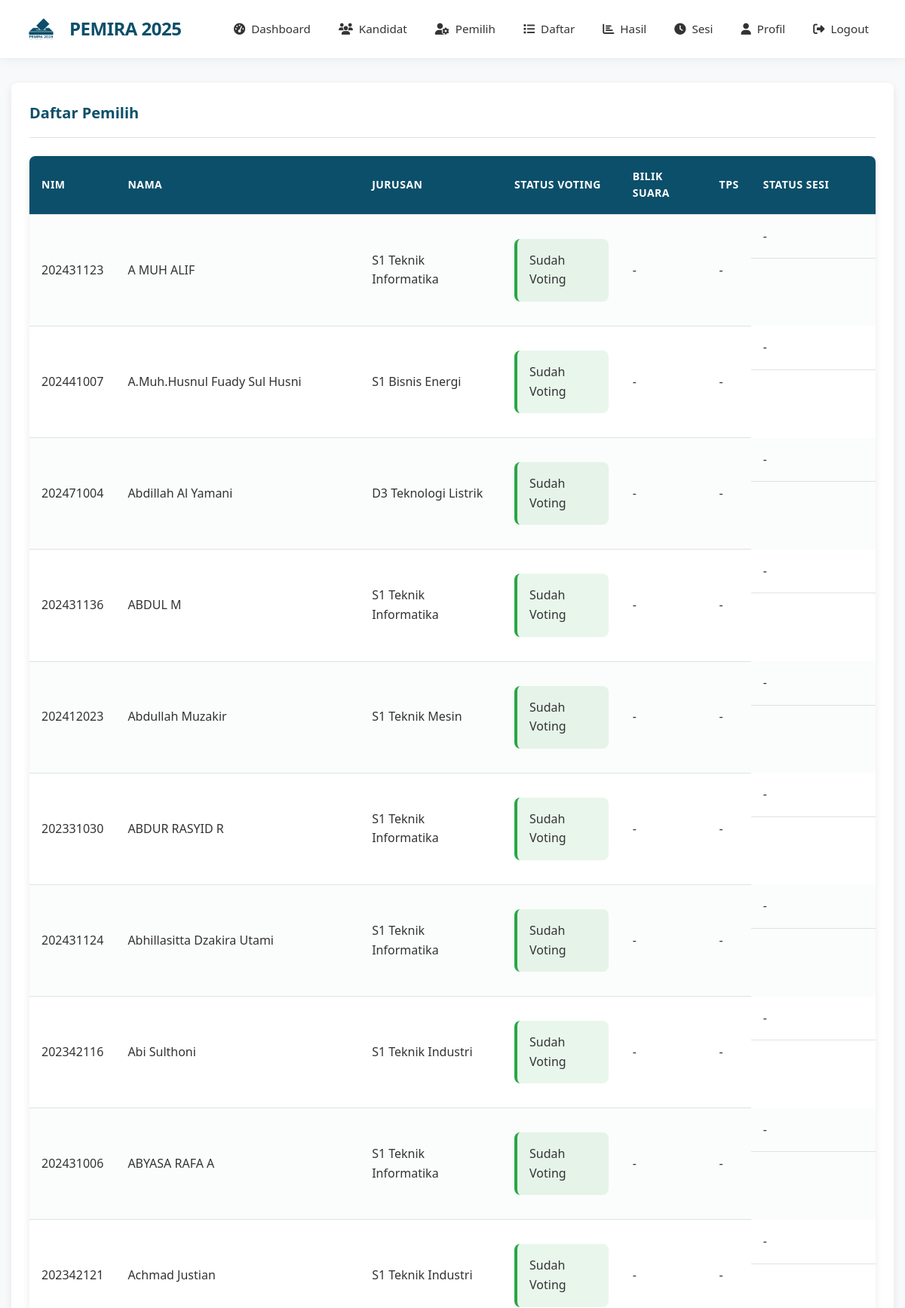
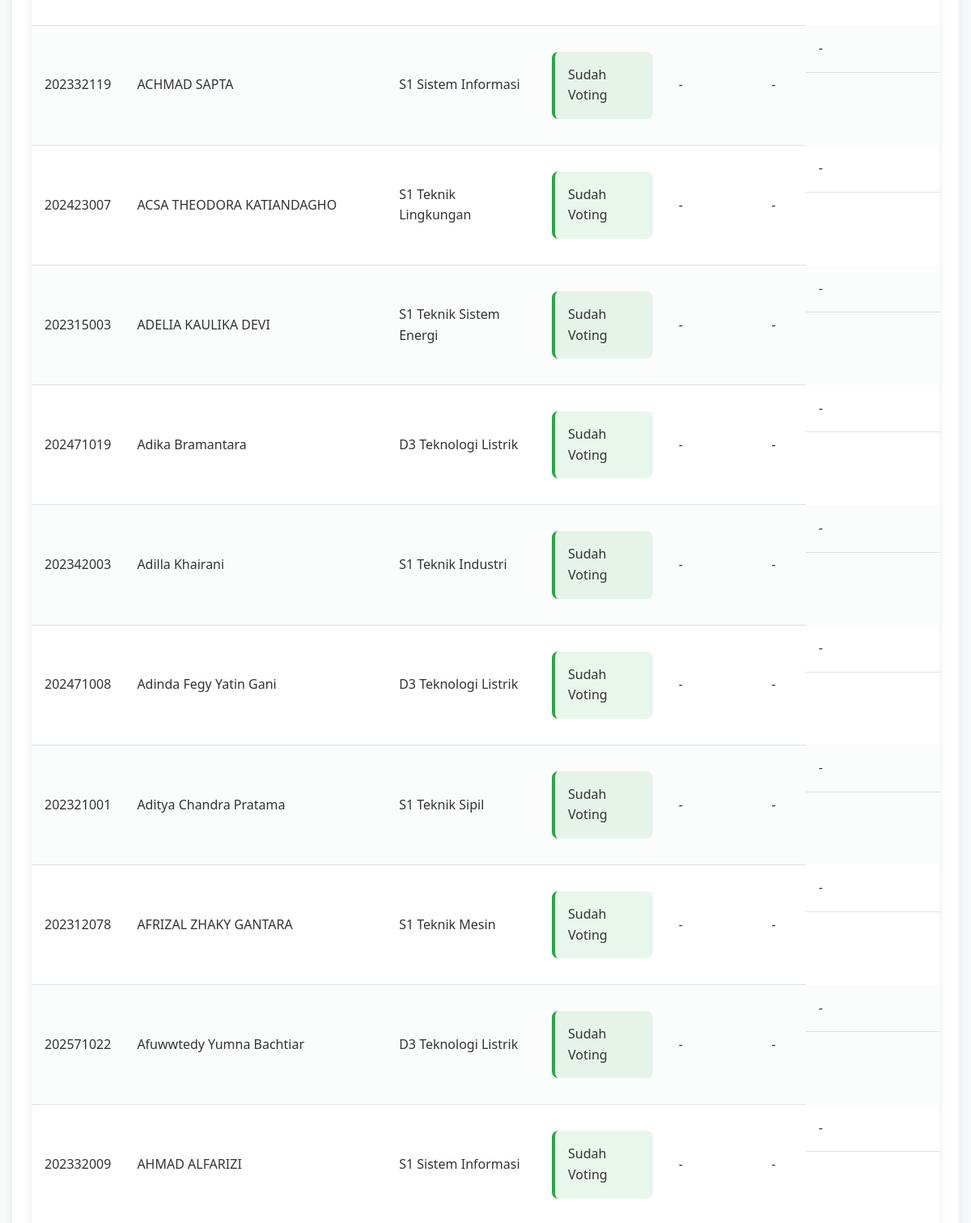
Screenshot of /superadmin/view_voters.php (signed in, upper part) with the database file from the repository (2 pictures, top to bottom).
### tables this page shows
CREATE TABLE `users` (
  `id` int(11) NOT NULL,
  `nim` varchar(20) NOT NULL,
  `nama` varchar(100) NOT NULL,
  `password` varchar(255) NOT NULL,
  `role` enum('superadmin','admin','pemilih') NOT NULL,
  `kode_jurusan` varchar(2) DEFAULT NULL,
  `status` enum('aktif','nonaktif') DEFAULT 'aktif',
  `has_voted` tinyint(1) DEFAULT 0,
  `last_login` datetime DEFAULT NULL,
  `created_at` timestamp NOT NULL DEFAULT current_timestamp()
);

CREATE TABLE `jurusan` (
  `kode_jurusan` varchar(2) NOT NULL,
  `nama_jurusan` varchar(100) NOT NULL
);

### superadmin/view_voters.php (the view, shortened to what this page needs)
<?php
require_once '../config/database.php';
$stmt = $pdo->query("
    SELECT u.id, u.nim, u.nama, j.nama_jurusan, u.has_voted,
           vs.bilik_suara, vs.tps, vs.status as session_status
    FROM users u
    JOIN jurusan j ON u.kode_jurusan = j.kode_jurusan
    LEFT JOIN voting_sessions vs ON u.id = vs.id_user AND vs.status = 'sedang_diproses'
    WHERE u.role = 'pemilih'
    ORDER BY u.nama
");
$voters = $stmt->fetchAll(PDO::FETCH_ASSOC);
?>
<!DOCTYPE html>
<html>
<head>
    <link rel="stylesheet" href="../assets/css/style.css">
</head>
<body>
    <?php include '../includes/header.php'; ?>
    <div class="card">
        <div class="card-header">
            <h2 class="card-title">Daftar Pemilih</h2>
        </div>
        <table>
            <tr>
                <th>NIM</th>
                <th>Nama</th>
                <th>Jurusan</th>
                <th>Status Voting</th>
                <th>Bilik Suara</th>
                <th>TPS</th>
                <th>Status Sesi</th>
            </tr>
            <?php foreach ($voters as $voter): ?>
            <tr>
                <td><?php echo $voter['nim']; ?></td>
                <td><?php echo $voter['nama']; ?></td>
                <td><?php echo $voter['nama_jurusan']; ?></td>
                <td>
                    <?php if ($voter['has_voted']): ?>
                        <span class="status-voted">Sudah Voting</span>
                    <?php else: ?>
                        <span class="status-pending">Belum Voting</span>
                    <?php endif; ?>
                </td>
                <td><?php echo $voter['bilik_suara'] ?: '-'; ?></td>
                <td><?php echo $voter['tps'] ?: '-'; ?></td>
                <td>
                    <?php if ($voter['session_status'] === 'sedang_diproses'): ?>
                        <span class="status-ready">Sedang di Bilik</span>
                    <?php elseif ($voter['session_status'] === 'selesai'): ?>
                        <span class="status-voted">Selesai</span>
                    <?php else: ?>
                        -
                    <?php endif; ?>
                </td>
            </tr>
            <?php endforeach; ?>
        </table>
    </div>
    <?php include '../includes/footer.php'; ?>
</body>
</html>

### assets/css/style.css (style rules this page uses)
:root { --primary-color: #0c4f6a; --secondary-color: #b21f1f; --accent-color: #fdbb2d; --text-color: #333; --light-text: #6c757d; --bg-color: #f8f9fa; --white: #ffffff; --success: #28a745; --info: #007bff; --warning: #ffc107; --danger: #dc3545; --border-radius: 8px; --box-shadow: 0 4px 12px rgba(0,0,0,0.08); --transition: all 0.3s ease; }
* { margin: 0; padding: 0; box-sizing: border-box; }
body { font-family: 'Segoe UI', Tahoma, Geneva, Verdana, sans-serif; line-height: 1.6; color: var(--text-color); background-color: var(--bg-color); overflow-x: hidden; }
table { width: 100%; border-collapse: collapse; margin-top: 1.5rem; border-radius: var(--border-radius); overflow: hidden; box-shadow: var(--box-shadow); animation: fadeInUp 0.7s ease; }
table th, table td { padding: 1rem; text-align: left; border-bottom: 1px solid #dee2e6; }
table th { background-color: var(--primary-color); color: var(--white); font-weight: 600; text-transform: uppercase; font-size: 0.875rem; letter-spacing: 0.5px; }
table tr:nth-child(even) { background-color: rgba(248, 249, 250, 0.5); }
table td:last-child { display: flex; gap: 0.5rem; }
.card { background-color: var(--white); border-radius: var(--border-radius); box-shadow: var(--box-shadow); padding: 1.5rem; margin-bottom: 1.5rem; transition: var(--transition); animation: fadeInUp 0.6s ease forwards; opacity: 0; }
.card-header { border-bottom: 1px solid #dee2e6; padding-bottom: 1rem; margin-bottom: 1rem; display: flex; justify-content: space-between; align-items: center; }
.card-title { margin: 0; font-size: 1.25rem; color: #0c4f6a; }
.status-voted, .status-ready, .status-pending { display: flex; align-items: center; gap: 1rem; margin: 1rem 0; padding: 1rem; border-radius: var(--border-radius); transition: var(--transition); }
.status-voted { background-color: rgba(40, 167, 69, 0.1); border-left: 4px solid var(--success); }
html { scroll-behavior: smooth; }

### rows the page displays
users: nim "202431123", nama "A MUH ALIF", kode_jurusan.nama_jurusan "S1 Teknik Informatika", has_voted "Sudah Voting", bilik_suara "-", tps "-"
users: nim "202441007", nama "A.Muh.Husnul Fuady Sul Husni", kode_jurusan.nama_jurusan "S1 Bisnis Energi", has_voted "Sudah Voting", bilik_suara "-", tps "-"
users: nim "202471004", nama "Abdillah Al Yamani", kode_jurusan.nama_jurusan "D3 Teknologi Listrik", has_voted "Sudah Voting", bilik_suara "-", tps "-"
users: nim "202431136", nama "ABDUL M", kode_jurusan.nama_jurusan "S1 Teknik Informatika", has_voted "Sudah Voting", bilik_suara "-", tps "-"
users: nim "202412023", nama "Abdullah Muzakir", kode_jurusan.nama_jurusan "S1 Teknik Mesin", has_voted "Sudah Voting", bilik_suara "-", tps "-"
users: nim "202331030", nama "ABDUR RASYID R", kode_jurusan.nama_jurusan "S1 Teknik Informatika", has_voted "Sudah Voting", bilik_suara "-", tps "-"
users: nim "202431124", nama "Abhillasitta Dzakira Utami", kode_jurusan.nama_jurusan "S1 Teknik Informatika", has_voted "Sudah Voting", bilik_suara "-", tps "-"
users: nim "202342116", nama "Abi Sulthoni", kode_jurusan.nama_jurusan "S1 Teknik Industri", has_voted "Sudah Voting", bilik_suara "-", tps "-"
users: nim "202431006", nama "ABYASA RAFA A", kode_jurusan.nama_jurusan "S1 Teknik Informatika", has_voted "Sudah Voting", bilik_suara "-", tps "-"
users: nim "202342121", nama "Achmad Justian", kode_jurusan.nama_jurusan "S1 Teknik Industri", has_voted "Sudah Voting", bilik_suara "-", tps "-"
users: nim "202332119", nama "ACHMAD SAPTA", kode_jurusan.nama_jurusan "S1 Sistem Informasi", has_voted "Sudah Voting", bilik_suara "-", tps "-"
users: nim "202423007", nama "ACSA THEODORA KATIANDAGHO", kode_jurusan.nama_jurusan "S1 Teknik Lingkungan", has_voted "Sudah Voting", bilik_suara "-", tps "-"
users: nim "202315003", nama "ADELIA KAULIKA DEVI", kode_jurusan.nama_jurusan "S1 Teknik Sistem Energi", has_voted "Sudah Voting", bilik_suara "-", tps "-"
users: nim "202471019", nama "Adika Bramantara", kode_jurusan.nama_jurusan "D3 Teknologi Listrik", has_voted "Sudah Voting", bilik_suara "-", tps "-"
users: nim "202342003", nama "Adilla Khairani", kode_jurusan.nama_jurusan "S1 Teknik Industri", has_voted "Sudah Voting", bilik_suara "-", tps "-"
users: nim "202471008", nama "Adinda Fegy Yatin Gani", kode_jurusan.nama_jurusan "D3 Teknologi Listrik", has_voted "Sudah Voting", bilik_suara "-", tps "-"
users: nim "202321001", nama "Aditya Chandra Pratama", kode_jurusan.nama_jurusan "S1 Teknik Sipil", has_voted "Sudah Voting", bilik_suara "-", tps "-"
users: nim "202312078", nama "AFRIZAL ZHAKY GANTARA", kode_jurusan.nama_jurusan "S1 Teknik Mesin", has_voted "Sudah Voting", bilik_suara "-", tps "-"
users: nim "202571022", nama "Afuwwtedy Yumna Bachtiar", kode_jurusan.nama_jurusan "D3 Teknologi Listrik", has_voted "Sudah Voting", bilik_suara "-", tps "-"
users: nim "202332009", nama "AHMAD ALFARIZI", kode_jurusan.nama_jurusan "S1 Sistem Informasi", has_voted "Sudah Voting", bilik_suara "-", tps "-"
